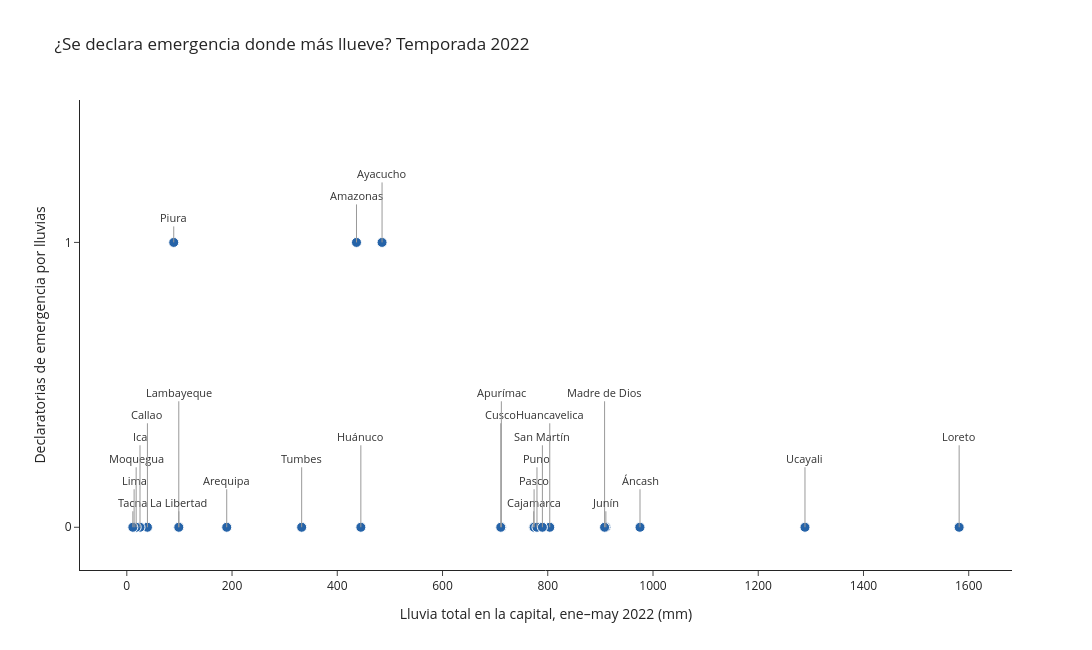

Notebook cell for this chart:
### Markdown cell above
# ## Paso 8: gráficos con Plotly
#
# Mostramos cada gráfico de forma interactiva (`fig.show()`) y también lo guardamos como imagen en `graficos/`, porque GitHub no muestra los gráficos interactivos de Plotly al abrir el notebook.

### Code cell
COLOR = "#2563a8"

fig1 = px.scatter(
    tabla_final, x="lluvia_total_mm", y="declaratorias", hover_name="departamento",
    hover_data={"capital": True, "dias_lluvia_fuerte": True, "prorrogas": True},
    labels={"lluvia_total_mm": "Lluvia total en la capital, ene–may 2022 (mm)",
            "declaratorias": "Declaratorias de emergencia por lluvias"},
    title="¿Se declara emergencia donde más llueve? Temporada 2022",
)
fig1.update_traces(marker=dict(size=10, color=COLOR, line=dict(width=1, color="white")))

# Nombre de cada departamento. Muchos puntos están casi en el mismo lugar (costa ~0-40 mm,
# sierra ~770-810 mm), así que escalonamos la altura de las etiquetas y las unimos al punto con una flecha.
for nivel, grupo in tabla_final.sort_values("lluvia_total_mm").groupby("declaratorias"):
    for i, (_, fila) in enumerate(grupo.iterrows()):
        fig1.add_annotation(x=fila["lluvia_total_mm"], y=fila["declaratorias"], text=fila["departamento"],
                            showarrow=True, arrowhead=0, arrowwidth=1, arrowcolor="#999",
                            ax=0, ay=-25 - 22 * (i % 6), font=dict(size=11, color="#333"))

fig1.update_layout(template="simple_white", height=650, width=1100,
                   yaxis=dict(dtick=1, range=[-0.15, tabla_final["declaratorias"].max() + 0.5]))
fig1.show()
fig1.write_image("graficos/dispersion_lluvia_declaratorias.png", scale=2)
display(Image("graficos/dispersion_lluvia_declaratorias.png", width=900))

### Figure 1 — Plotly figure (JSON) as saved in the notebook; plotly's stock layout.template omitted (floating-point values rounded to 4 significant figures)
{"data": [{"customdata": [["Chachapoyas", 1, 0], ["Huaraz", 7, 0], ["Abancay", 2, 0], ["Arequipa", 0, 0], ["Ayacucho", 0, 0], ["Cajamarca", 1, 0], ["Callao", 0, 0], ["Cusco", 3, 0], ["Huancavelica", 1, 0], ["Huánuco", 1, 0], ["Ica", 0, 0], ["Huancayo", 5, 0], ["Trujillo", 1, 0], ["Chiclayo", 0, 0], ["Huacho", 0, 0], ["Iquitos", 25, 0], ["Puerto Maldonado", 13, 0], ["Moquegua", 0, 0], ["Cerro de Pasco", 0, 0], ["Piura", 0, 0], ["Puno", 3, 0], ["Moyobamba", 4, 0], ["Tacna", 0, 0], ["Tumbes", 1, 0], ["Pucallpa", 20, 0]], "hovertemplate": "<b>%{hovertext}</b><br><br>Lluvia total en la capital, ene–may 2022 (mm)=%{x}<br>Declaratorias de emergencia por lluvias=%{y}<br>capital=%{customdata[0]}<br>dias_lluvia_fuerte=%{customdata[1]}<br>prorrogas=%{customdata[2]}<extra></extra>", "hovertext": ["Amazonas", "Áncash", "Apurímac", "Arequipa", "Ayacucho", "Cajamarca", "Callao", "Cusco", "Huancavelica", "Huánuco", "Ica", "Junín", "La Libertad", "Lambayeque", "Lima", "Loreto", "Madre de Dios", "Moquegua", "Pasco", "Piura", "Puno", "San Martín", "Tacna", "Tumbes", "Ucayali"], "legendgroup": "", "marker": {"color": "#2563a8", "line": {"color": "white", "width": 1}, "size": 10, "symbol": "circle"}, "mode": "markers", "name": "", "orientation": "v", "showlegend": false, "type": "scatter", "x": [436.5, 975.3, 711.8, 189.9, 485.1, 773.3, 39.2, 710.7, 803.8, 444.8, 25.1, 910.4, 98.9, 98.8, 13.9, 1582.0, 908.0, 17.8, 774.0, 89.2, 779.5, 789.8, 11.5, 332.3, 1289.0], "xaxis": "x", "y": [1, 0, 0, 0, 1, 0, 0, 0, 0, 0, 0, 0, 0, 0, 0, 0, 0, 0, 0, 1, 0, 0, 0, 0, 0], "yaxis": "y"}], "layout": {"annotations": [{"arrowcolor": "#999", "arrowhead": 0, "arrowwidth": 1, "ax": 0, "ay": -25, "font": {"color": "#333", "size": 11}, "showarrow": true, "text": "Tacna", "x": 11.5, "y": 0}, {"arrowcolor": "#999", "arrowhead": 0, "arrowwidth": 1, "ax": 0, "ay": -47, "font": {"color": "#333", "size": 11}, "showarrow": true, "text": "Lima", "x": 13.9, "y": 0}, {"arrowcolor": "#999", "arrowhead": 0, "arrowwidth": 1, "ax": 0, "ay": -69, "font": {"color": "#333", "size": 11}, "showarrow": true, "text": "Moquegua", "x": 17.8, "y": 0}, {"arrowcolor": "#999", "arrowhead": 0, "arrowwidth": 1, "ax": 0, "ay": -91, "font": {"color": "#333", "size": 11}, "showarrow": true, "text": "Ica", "x": 25.1, "y": 0}, {"arrowcolor": "#999", "arrowhead": 0, "arrowwidth": 1, "ax": 0, "ay": -113, "font": {"color": "#333", "size": 11}, "showarrow": true, "text": "Callao", "x": 39.2, "y": 0}, {"arrowcolor": "#999", "arrowhead": 0, "arrowwidth": 1, "ax": 0, "ay": -135, "font": {"color": "#333", "size": 11}, "showarrow": true, "text": "Lambayeque", "x": 98.8, "y": 0}, {"arrowcolor": "#999", "arrowhead": 0, "arrowwidth": 1, "ax": 0, "ay": -25, "font": {"color": "#333", "size": 11}, "showarrow": true, "text": "La Libertad", "x": 98.9, "y": 0}, {"arrowcolor": "#999", "arrowhead": 0, "arrowwidth": 1, "ax": 0, "ay": -47, "font": {"color": "#333", "size": 11}, "showarrow": true, "text": "Arequipa", "x": 189.9, "y": 0}, {"arrowcolor": "#999", "arrowhead": 0, "arrowwidth": 1, "ax": 0, "ay": -69, "font": {"color": "#333", "size": 11}, "showarrow": true, "text": "Tumbes", "x": 332.3, "y": 0}, {"arrowcolor": "#999", "arrowhead": 0, "arrowwidth": 1, "ax": 0, "ay": -91, "font": {"color": "#333", "size": 11}, "showarrow": true, "text": "Huánuco", "x": 444.8, "y": 0}, {"arrowcolor": "#999", "arrowhead": 0, "arrowwidth": 1, "ax": 0, "ay": -113, "font": {"color": "#333", "size": 11}, "showarrow": true, "text": "Cusco", "x": 710.7, "y": 0}, {"arrowcolor": "#999", "arrowhead": 0, "arrowwidth": 1, "ax": 0, "ay": -135, "font": {"color": "#333", "size": 11}, "showarrow": true, "text": "Apurímac", "x": 711.8, "y": 0}, {"arrowcolor": "#999", "arrowhead": 0, "arrowwidth": 1, "ax": 0, "ay": -25, "font": {"color": "#333", "size": 11}, "showarrow": true, "text": "Cajamarca", "x": 773.3, "y": 0}, {"arrowcolor": "#999", "arrowhead": 0, "arrowwidth": 1, "ax": 0, "ay": -47, "font": {"color": "#333", "size": 11}, "showarrow": true, "text": "Pasco", "x": 774.0, "y": 0}, {"arrowcolor": "#999", "arrowhead": 0, "arrowwidth": 1, "ax": 0, "ay": -69, "font": {"color": "#333", "size": 11}, "showarrow": true, "text": "Puno", "x": 779.5, "y": 0}, {"arrowcolor": "#999", "arrowhead": 0, "arrowwidth": 1, "ax": 0, "ay": -91, "font": {"color": "#333", "size": 11}, "showarrow": true, "text": "San Martín", "x": 789.8, "y": 0}, {"arrowcolor": "#999", "arrowhead": 0, "arrowwidth": 1, "ax": 0, "ay": -113, "font": {"color": "#333", "size": 11}, "showarrow": true, "text": "Huancavelica", "x": 803.8, "y": 0}, {"arrowcolor": "#999", "arrowhead": 0, "arrowwidth": 1, "ax": 0, "ay": -135, "font": {"color": "#333", "size": 11}, "showarrow": true, "text": "Madre de Dios", "x": 908.0, "y": 0}, {"arrowcolor": "#999", "arrowhead": 0, "arrowwidth": 1, "ax": 0, "ay": -25, "font": {"color": "#333", "size": 11}, "showarrow": true, "text": "Junín", "x": 910.4, "y": 0}, {"arrowcolor": "#999", "arrowhead": 0, "arrowwidth": 1, "ax": 0, "ay": -47, "font": {"color": "#333", "size": 11}, "showarrow": true, "text": "Áncash", "x": 975.3, "y": 0}, {"arrowcolor": "#999", "arrowhead": 0, "arrowwidth": 1, "ax": 0, "ay": -69, "font": {"color": "#333", "size": 11}, "showarrow": true, "text": "Ucayali", "x": 1289.0, "y": 0}, {"arrowcolor": "#999", "arrowhead": 0, "arrowwidth": 1, "ax": 0, "ay": -91, "font": {"color": "#333", "size": 11}, "showarrow": true, "text": "Loreto", "x": 1582.0, "y": 0}, {"arrowcolor": "#999", "arrowhead": 0, "arrowwidth": 1, "ax": 0, "ay": -25, "font": {"color": "#333", "size": 11}, "showarrow": true, "text": "Piura", "x": 89.2, "y": 1}, {"arrowcolor": "#999", "arrowhead": 0, "arrowwidth": 1, "ax": 0, "ay": -47, "font": {"color": "#333", "size": 11}, "showarrow": true, "text": "Amazonas", "x": 436.5, "y": 1}, {"arrowcolor": "#999", "arrowhead": 0, "arrowwidth": 1, "ax": 0, "ay": -69, "font": {"color": "#333", "size": 11}, "showarrow": true, "text": "Ayacucho", "x": 485.1, "y": 1}], "height": 650, "legend": {"tracegroupgap": 0}, "title": {"text": "¿Se declara emergencia donde más llueve? Temporada 2022"}, "width": 1100, "xaxis": {"anchor": "y", "domain": [0.0, 1.0], "title": {"text": "Lluvia total en la capital, ene–may 2022 (mm)"}}, "yaxis": {"anchor": "x", "domain": [0.0, 1.0], "dtick": 1, "range": [-0.15, 1.5], "title": {"text": "Declaratorias de emergencia por lluvias"}}}}
